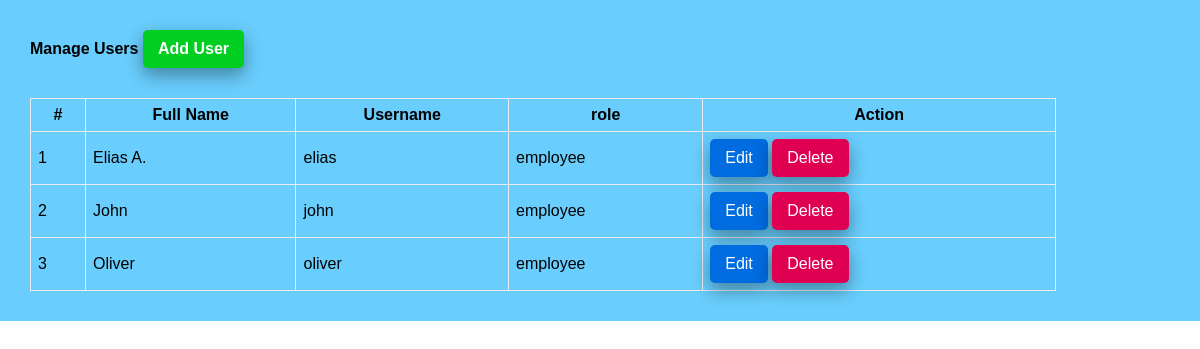
Screenshot of /user.php (signed in) with the database file from the repository.
### tables this page shows
CREATE TABLE `users` (
  `id` int(11) NOT NULL,
  `full_name` varchar(50) NOT NULL,
  `username` varchar(50) NOT NULL,
  `password` varchar(255) NOT NULL,
  `role` enum('admin','employee') NOT NULL,
  `created_at` timestamp NOT NULL DEFAULT current_timestamp()
);

### app/model/User.php (called while the page is built, shortened)
<?php
function get_all_users($conn){
	$sql = "SELECT * FROM users WHERE role =? ";
	$stmt = $conn->prepare($sql);
	$stmt->execute(["employee"]);
	if($stmt->rowCount() > 0){
		$users = $stmt->fetchAll();
	}else $users = 0;
	return $users;
}

### user.php (the view, shortened to what this page needs)
<?php
if (isset($_SESSION['role']) && isset($_SESSION['id']) && $_SESSION['role'] == "admin") {
    include "DB_connection.php";
    include "app/Model/User.php";
    $users = get_all_users($conn);
 ?>
<!DOCTYPE html>
<html>
<head>
	<link rel="stylesheet" href="https://stackpath.bootstrapcdn.com/font-awesome/4.7.0/css/font-awesome.min.css">
	<link rel="stylesheet" href="css/style.css">
</head>
<body>
	<div class="body">
		<section class="section-1">
			<h4 class="title">Manage Users <a href="add-user.php">Add User</a></h4>
			<?php if ($users != 0) { ?>
			<table class="main-table">
				<tr>
					<th>#</th>
					<th>Full Name</th>
					<th>Username</th>
					<th>role</th>
					<th>Action</th>
				</tr>
				<?php $i=0; foreach ($users as $user) { ?>
				<tr>
					<td><?=++$i?></td>
					<td><?=$user['full_name']?></td>
					<td><?=$user['username']?></td>
					<td><?=$user['role']?></td>
					<td>
						<a href="edit-user.php?id=<?=$user['id']?>" class="edit-btn">Edit</a>
						<a href="delete-user.php?id=<?=$user['id']?>" class="delete-btn">Delete</a>
					</td>
				</tr>
			   <?php	} ?>
			</table>
		<?php }else { ?>
			<h3>Empty</h3>
		<?php  }?>
		</section>
	</div>
</body>
</html>
<?php }else{
   $em = "First login";
   header("Location: login.php?error=$em");
   exit();
}
 ?>

### css/style.css (style rules this page uses)
* { padding: 0; margin: 0; box-sizing: border-box; font-family: arial, sans-serif; }
.body { display: flex; }
.section-1 { padding: 30px; width: 100%; background: rgb(105, 206, 253); }
.section-1 .title { margin-bottom: 10px; }
.section-1 .title a { text-decoration: none; display: inline-block; padding-left: 10px; border: none; background: #00CF22; padding: 10px 15px; color: #fff; font-size: 16px; border-radius: 5px; cursor: pointer; outline: none; transition: background 1s; box-shadow: 0 8px 16px 0 rgba(0,0,0,0.2), 0 6px 20px 0 rgba(0,0,0,0.19); }
.main-table, .main-table tr, .main-table th, .main-table td { border: 1px solid #e9ebee; border-collapse: collapse; padding: 7px; }
.main-table { width: 90%; margin-top: 30px; }
.delete-btn { text-decoration: none; display: inline-block; padding-left: 10px; border: none; background: #E00051; padding: 10px 15px; color: #fff; font-size: 16px; border-radius: 5px; cursor: pointer; outline: none; transition: background 1s; box-shadow: 0 8px 16px 0 rgba(0,0,0,0.2), 0 6px 20px 0 rgba(0,0,0,0.19); }
.edit-btn { text-decoration: none; display: inline-block; padding-left: 10px; border: none; background: #006CE0; padding: 10px 15px; color: #fff; font-size: 16px; border-radius: 5px; cursor: pointer; outline: none; transition: background 1s; box-shadow: 0 8px 16px 0 rgba(0,0,0,0.2), 0 6px 20px 0 rgba(0,0,0,0.19); }

### rows the page displays
users: full_name "Elias A.", username "elias", role "employee"
users: full_name "John", username "john", role "employee"
users: full_name "Oliver", username "oliver", role "employee"
